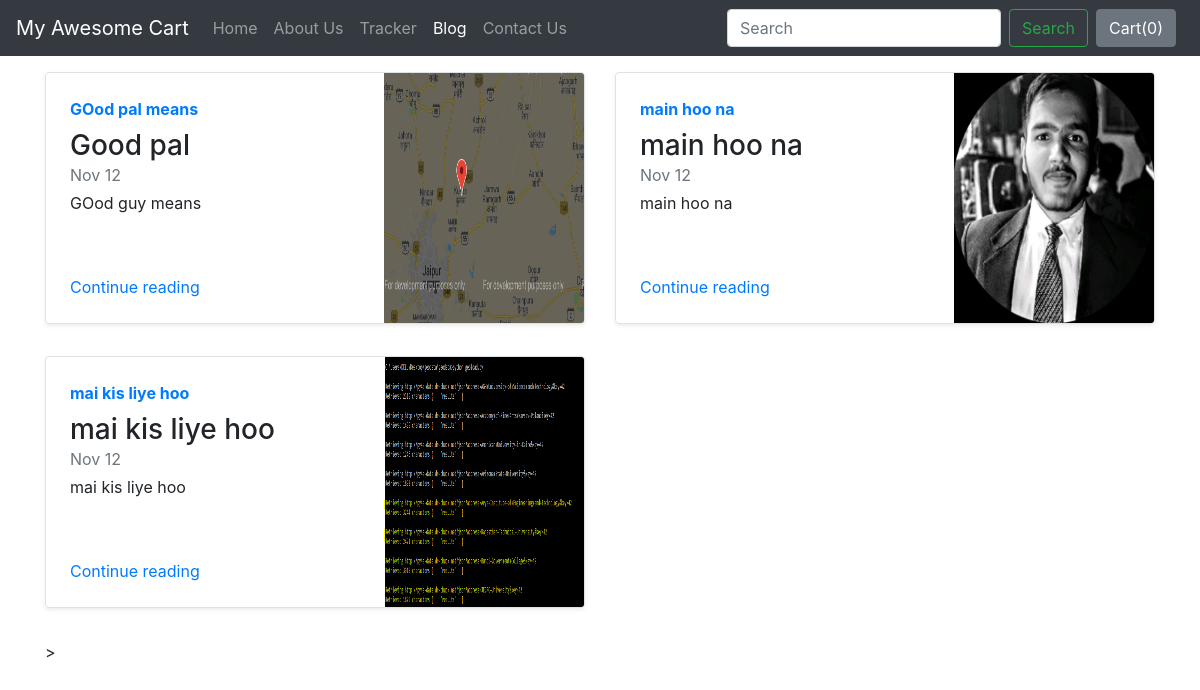
Screenshot of /blog/ with the database file from the repository.
### blog/models.py (models this page shows, shortened)
class Blogpost(models.Model):
	post_id = models.AutoField(primary_key=True)
	title = models.CharField(max_length=30)
	head0 = models.CharField(max_length=40, default="")
	chead0 = models.CharField(max_length=4000, default="") #content of heading 0
	head1 = models.CharField(max_length=40, default="")
	chead1 = models.CharField(max_length=4000, default="")
	head2 = models.CharField(max_length=40, default="")
	chead2 = models.CharField(max_length=4000, default="")
	pub_date = models.DateField()
	thumbnail = models.ImageField(upload_to="blog/images", default="")

### blog/views.py (the view)
# urls.py: path("", views.index, name="blogHome"),
def index(request):
    myposts = Blogpost.objects.all()
    return render(request, 'blog/index.html',{'myposts':myposts})

### blog/templates/blog/index.html (shortened to what this page needs)
{% extends 'blog/basic.html' %}
{% block body %}
<div class="container mt-3">
    <div class="row my-2">
  {%for item in myposts %}
    <div class="col-md-6">
      <div class="row no-gutters border rounded overflow-hidden flex-md-row mb-4 shadow-sm h-md-250 position-relative">
        <div class="col p-4 d-flex flex-column position-static">
          <strong class="d-inline-block mb-2 text-primary">{{item.head0}}</strong>
          <h3 class="mb-0">{{item.title}}</h3>
          <div class="mb-1 text-muted">Nov 12</div>
          <p class="card-text mb-auto">{{item.head1}}</p>
          <a href="/blog/blogpost/{{item.post_id}}" class="stretched-link">Continue reading</a>
        </div>
        <div class="col-auto d-none d-lg-block">
          <img class="bd-placeholder-img" width="200" height="250" src="/media/{{item.thumbnail}}" aria-label="Placeholder: Thumbnail"></img>
        </div>
      </div>
    </div>
  {% if forloop.counter|divisibleby:2 %}
  </div>  <div class="row my-2">
  {% endif %}
  {% endfor %}
</div>
{% endblock %}

### rows the page displays
Blogpost: head0 "GOod pal means", title "Good pal", head1 "GOod guy means", thumbnail (picture)
Blogpost: head0 "main hoo na", title "main hoo na", head1 "main hoo na", thumbnail (picture)
Blogpost: head0 "mai kis liye hoo", title "mai kis liye hoo", head1 "mai kis liye hoo", thumbnail (picture)
